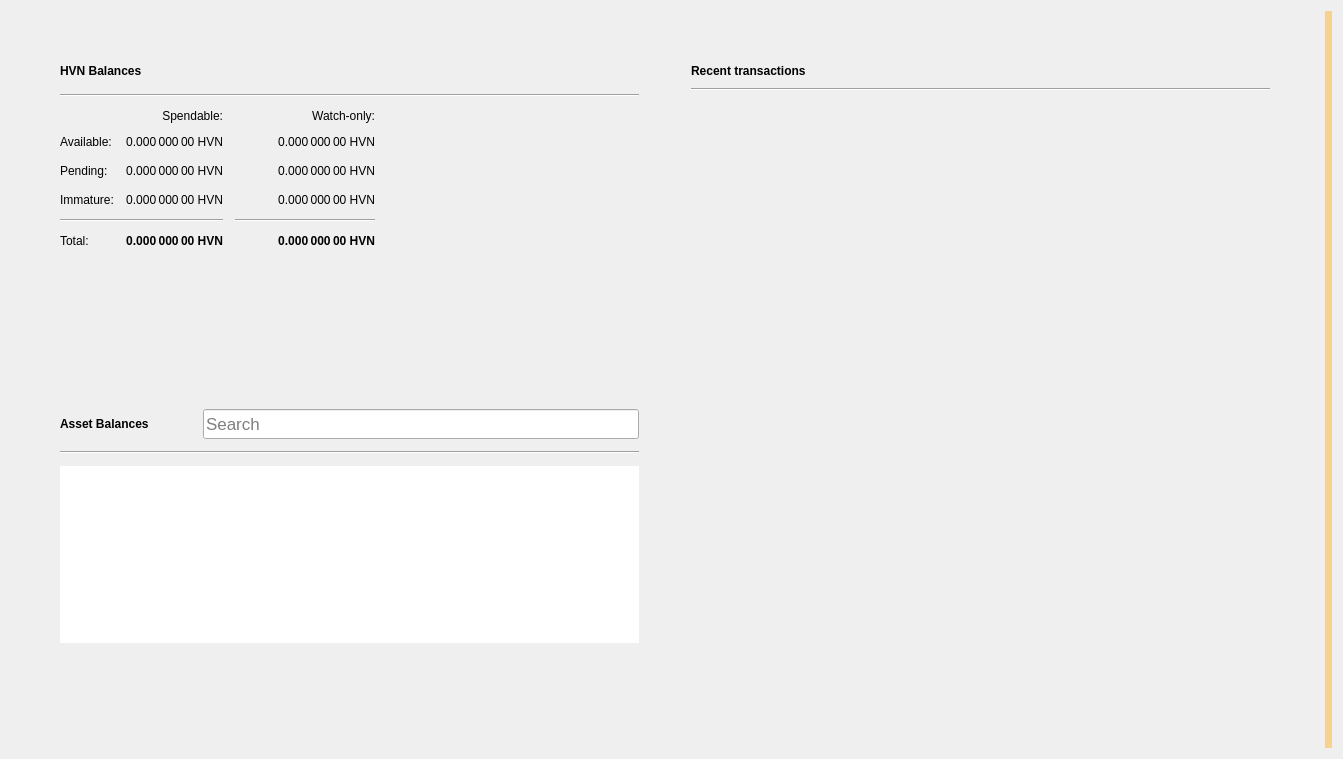
<?xml version="1.0" encoding="UTF-8"?>
<ui version="4.0">
 <class>OverviewPage</class>
 <widget class="QWidget" name="OverviewPage">
  <property name="geometry">
   <rect>
    <x>0</x>
    <y>0</y>
    <width>1343</width>
    <height>759</height>
   </rect>
  </property>
  <property name="windowTitle">
   <string>Form</string>
  </property>
  <property name="autoFillBackground">
   <bool>false</bool>
  </property>
  <layout class="QGridLayout" name="gridLayout_3">
   <item row="0" column="1">
    <layout class="QVBoxLayout" name="verticalLayout_7">
     <property name="spacing">
      <number>0</number>
     </property>
     <property name="leftMargin">
      <number>0</number>
     </property>
     <property name="topMargin">
      <number>0</number>
     </property>
     <property name="rightMargin">
      <number>0</number>
     </property>
     <property name="bottomMargin">
      <number>0</number>
     </property>
     <item>
      <layout class="QHBoxLayout" name="horizontalLayout" stretch="0,0">
       <property name="spacing">
        <number>34</number>
       </property>
       <property name="sizeConstraint">
        <enum>QLayout::SetMaximumSize</enum>
       </property>
       <property name="leftMargin">
        <number>40</number>
       </property>
       <property name="topMargin">
        <number>40</number>
       </property>
       <property name="rightMargin">
        <number>40</number>
       </property>
       <property name="bottomMargin">
        <number>40</number>
       </property>
       <item>
        <layout class="QVBoxLayout" name="verticalLayout_2">
         <property name="spacing">
          <number>34</number>
         </property>
         <property name="rightMargin">
          <number>0</number>
         </property>
         <item>
          <widget class="QFrame" name="frame">
           <property name="sizePolicy">
            <sizepolicy hsizetype="Preferred" vsizetype="Preferred">
             <horstretch>0</horstretch>
             <verstretch>0</verstretch>
            </sizepolicy>
           </property>
           <property name="frameShape">
            <enum>QFrame::NoFrame</enum>
           </property>
           <property name="frameShadow">
            <enum>QFrame::Raised</enum>
           </property>
           <property name="lineWidth">
            <number>10</number>
           </property>
           <layout class="QVBoxLayout" name="verticalLayout_4">
            <property name="spacing">
             <number>12</number>
            </property>
            <item>
             <layout class="QHBoxLayout" name="horizontalLayout_4">
              <item>
               <widget class="QLabel" name="hvnBalancesLabel">
                <property name="font">
                 <font>
                  <weight>75</weight>
                  <bold>true</bold>
                 </font>
                </property>
                <property name="text">
                 <string>HVN Balances</string>
                </property>
               </widget>
              </item>
              <item>
               <widget class="QPushButton" name="labelWalletStatus">
                <property name="enabled">
                 <bool>true</bool>
                </property>
                <property name="maximumSize">
                 <size>
                  <width>30</width>
                  <height>16777215</height>
                 </size>
                </property>
                <property name="toolTip">
                 <string>The displayed information may be out of date. Your wallet automatically synchronizes with the Hive network after a connection is established, but this process has not completed yet.</string>
                </property>
                <property name="text">
                 <string/>
                </property>
                <property name="icon">
                 <iconset>
                  <normaloff>:/icons/warning</normaloff>
                  <disabledoff>:/icons/warning</disabledoff>:/icons/warning</iconset>
                </property>
                <property name="iconSize">
                 <size>
                  <width>24</width>
                  <height>24</height>
                 </size>
                </property>
                <property name="flat">
                 <bool>true</bool>
                </property>
               </widget>
              </item>
              <item>
               <spacer name="horizontalSpacer_3">
                <property name="orientation">
                 <enum>Qt::Horizontal</enum>
                </property>
                <property name="sizeHint" stdset="0">
                 <size>
                  <width>40</width>
                  <height>20</height>
                 </size>
                </property>
               </spacer>
              </item>
             </layout>
            </item>
            <item>
             <widget class="Line" name="line_2">
              <property name="orientation">
               <enum>Qt::Horizontal</enum>
              </property>
             </widget>
            </item>
            <item>
             <layout class="QGridLayout" name="gridLayout">
              <property name="spacing">
               <number>12</number>
              </property>
              <item row="3" column="2">
               <widget class="QLabel" name="labelWatchImmature">
                <property name="font">
                 <font>
                  <weight>50</weight>
                  <bold>false</bold>
                 </font>
                </property>
                <property name="cursor">
                 <cursorShape>IBeamCursor</cursorShape>
                </property>
                <property name="toolTip">
                 <string>Mined balance in watch-only addresses that has not yet matured</string>
                </property>
                <property name="text">
                 <string notr="true">0.000 000 00 HVN</string>
                </property>
                <property name="alignment">
                 <set>Qt::AlignRight|Qt::AlignTrailing|Qt::AlignVCenter</set>
                </property>
                <property name="textInteractionFlags">
                 <set>Qt::LinksAccessibleByMouse|Qt::TextSelectableByKeyboard|Qt::TextSelectableByMouse</set>
                </property>
               </widget>
              </item>
              <item row="2" column="3">
               <spacer name="horizontalSpacer_2">
                <property name="orientation">
                 <enum>Qt::Horizontal</enum>
                </property>
                <property name="sizeHint" stdset="0">
                 <size>
                  <width>40</width>
                  <height>20</height>
                 </size>
                </property>
               </spacer>
              </item>
              <item row="1" column="0">
               <widget class="QLabel" name="labelBalanceText">
                <property name="text">
                 <string>Available:</string>
                </property>
               </widget>
              </item>
              <item row="1" column="2">
               <widget class="QLabel" name="labelWatchAvailable">
                <property name="font">
                 <font>
                  <weight>50</weight>
                  <bold>false</bold>
                 </font>
                </property>
                <property name="cursor">
                 <cursorShape>IBeamCursor</cursorShape>
                </property>
                <property name="toolTip">
                 <string>Your current balance in watch-only addresses</string>
                </property>
                <property name="text">
                 <string notr="true">0.000 000 00 HVN</string>
                </property>
                <property name="alignment">
                 <set>Qt::AlignRight|Qt::AlignTrailing|Qt::AlignVCenter</set>
                </property>
                <property name="textInteractionFlags">
                 <set>Qt::LinksAccessibleByMouse|Qt::TextSelectableByKeyboard|Qt::TextSelectableByMouse</set>
                </property>
               </widget>
              </item>
              <item row="2" column="1">
               <widget class="QLabel" name="labelUnconfirmed">
                <property name="font">
                 <font>
                  <weight>50</weight>
                  <bold>false</bold>
                 </font>
                </property>
                <property name="cursor">
                 <cursorShape>IBeamCursor</cursorShape>
                </property>
                <property name="toolTip">
                 <string>Total of transactions that have yet to be confirmed, and do not yet count toward the spendable balance</string>
                </property>
                <property name="text">
                 <string notr="true">0.000 000 00 HVN</string>
                </property>
                <property name="alignment">
                 <set>Qt::AlignRight|Qt::AlignTrailing|Qt::AlignVCenter</set>
                </property>
                <property name="textInteractionFlags">
                 <set>Qt::LinksAccessibleByMouse|Qt::TextSelectableByKeyboard|Qt::TextSelectableByMouse</set>
                </property>
               </widget>
              </item>
              <item row="4" column="2">
               <widget class="Line" name="lineWatchBalance">
                <property name="sizePolicy">
                 <sizepolicy hsizetype="Preferred" vsizetype="Fixed">
                  <horstretch>0</horstretch>
                  <verstretch>0</verstretch>
                 </sizepolicy>
                </property>
                <property name="minimumSize">
                 <size>
                  <width>140</width>
                  <height>0</height>
                 </size>
                </property>
                <property name="orientation">
                 <enum>Qt::Horizontal</enum>
                </property>
               </widget>
              </item>
              <item row="0" column="1">
               <widget class="QLabel" name="labelSpendable">
                <property name="text">
                 <string>Spendable:</string>
                </property>
                <property name="alignment">
                 <set>Qt::AlignRight|Qt::AlignTrailing|Qt::AlignVCenter</set>
                </property>
               </widget>
              </item>
              <item row="3" column="0">
               <widget class="QLabel" name="labelImmatureText">
                <property name="text">
                 <string>Immature:</string>
                </property>
               </widget>
              </item>
              <item row="5" column="2">
               <widget class="QLabel" name="labelWatchTotal">
                <property name="font">
                 <font>
                  <weight>75</weight>
                  <bold>true</bold>
                 </font>
                </property>
                <property name="cursor">
                 <cursorShape>IBeamCursor</cursorShape>
                </property>
                <property name="toolTip">
                 <string>Current total balance in watch-only addresses</string>
                </property>
                <property name="text">
                 <string notr="true">0.000 000 00 HVN</string>
                </property>
                <property name="alignment">
                 <set>Qt::AlignRight|Qt::AlignTrailing|Qt::AlignVCenter</set>
                </property>
                <property name="textInteractionFlags">
                 <set>Qt::LinksAccessibleByMouse|Qt::TextSelectableByKeyboard|Qt::TextSelectableByMouse</set>
                </property>
               </widget>
              </item>
              <item row="4" column="0" colspan="2">
               <widget class="Line" name="line">
                <property name="orientation">
                 <enum>Qt::Horizontal</enum>
                </property>
               </widget>
              </item>
              <item row="0" column="2">
               <widget class="QLabel" name="labelWatchonly">
                <property name="text">
                 <string>Watch-only:</string>
                </property>
                <property name="alignment">
                 <set>Qt::AlignRight|Qt::AlignTrailing|Qt::AlignVCenter</set>
                </property>
               </widget>
              </item>
              <item row="5" column="1">
               <widget class="QLabel" name="labelTotal">
                <property name="font">
                 <font>
                  <weight>75</weight>
                  <bold>true</bold>
                 </font>
                </property>
                <property name="cursor">
                 <cursorShape>IBeamCursor</cursorShape>
                </property>
                <property name="toolTip">
                 <string>Your current total balance</string>
                </property>
                <property name="text">
                 <string notr="true">0.000 000 00 HVN</string>
                </property>
                <property name="alignment">
                 <set>Qt::AlignRight|Qt::AlignTrailing|Qt::AlignVCenter</set>
                </property>
                <property name="textInteractionFlags">
                 <set>Qt::LinksAccessibleByMouse|Qt::TextSelectableByKeyboard|Qt::TextSelectableByMouse</set>
                </property>
               </widget>
              </item>
              <item row="1" column="1">
               <widget class="QLabel" name="labelBalance">
                <property name="font">
                 <font>
                  <weight>50</weight>
                  <bold>false</bold>
                 </font>
                </property>
                <property name="cursor">
                 <cursorShape>IBeamCursor</cursorShape>
                </property>
                <property name="toolTip">
                 <string>Your current spendable balance</string>
                </property>
                <property name="text">
                 <string notr="true">0.000 000 00 HVN</string>
                </property>
                <property name="alignment">
                 <set>Qt::AlignRight|Qt::AlignTrailing|Qt::AlignVCenter</set>
                </property>
                <property name="textInteractionFlags">
                 <set>Qt::LinksAccessibleByMouse|Qt::TextSelectableByKeyboard|Qt::TextSelectableByMouse</set>
                </property>
               </widget>
              </item>
              <item row="2" column="0">
               <widget class="QLabel" name="labelPendingText">
                <property name="text">
                 <string>Pending:</string>
                </property>
               </widget>
              </item>
              <item row="5" column="0">
               <widget class="QLabel" name="labelTotalText">
                <property name="text">
                 <string>Total:</string>
                </property>
               </widget>
              </item>
              <item row="3" column="1">
               <widget class="QLabel" name="labelImmature">
                <property name="font">
                 <font>
                  <weight>50</weight>
                  <bold>false</bold>
                 </font>
                </property>
                <property name="cursor">
                 <cursorShape>IBeamCursor</cursorShape>
                </property>
                <property name="toolTip">
                 <string>Mined balance that has not yet matured</string>
                </property>
                <property name="text">
                 <string notr="true">0.000 000 00 HVN</string>
                </property>
                <property name="alignment">
                 <set>Qt::AlignRight|Qt::AlignTrailing|Qt::AlignVCenter</set>
                </property>
                <property name="textInteractionFlags">
                 <set>Qt::LinksAccessibleByMouse|Qt::TextSelectableByKeyboard|Qt::TextSelectableByMouse</set>
                </property>
               </widget>
              </item>
              <item row="2" column="2">
               <widget class="QLabel" name="labelWatchPending">
                <property name="font">
                 <font>
                  <weight>50</weight>
                  <bold>false</bold>
                 </font>
                </property>
                <property name="cursor">
                 <cursorShape>IBeamCursor</cursorShape>
                </property>
                <property name="toolTip">
                 <string>Unconfirmed transactions to watch-only addresses</string>
                </property>
                <property name="text">
                 <string notr="true">0.000 000 00 HVN</string>
                </property>
                <property name="alignment">
                 <set>Qt::AlignRight|Qt::AlignTrailing|Qt::AlignVCenter</set>
                </property>
                <property name="textInteractionFlags">
                 <set>Qt::LinksAccessibleByMouse|Qt::TextSelectableByKeyboard|Qt::TextSelectableByMouse</set>
                </property>
               </widget>
              </item>
             </layout>
            </item>
           </layout>
          </widget>
         </item>
         <item>
          <widget class="QWidget" name="assetVerticalSpaceWidget2" native="true">
           <property name="autoFillBackground">
            <bool>false</bool>
           </property>
           <layout class="QVBoxLayout" name="verticalLayout_6">
            <item>
             <spacer name="verticalSpacer_4">
              <property name="orientation">
               <enum>Qt::Vertical</enum>
              </property>
              <property name="sizeHint" stdset="0">
               <size>
                <width>20</width>
                <height>87</height>
               </size>
              </property>
             </spacer>
            </item>
           </layout>
          </widget>
         </item>
         <item>
          <widget class="QFrame" name="assetFrame">
           <property name="autoFillBackground">
            <bool>true</bool>
           </property>
           <property name="frameShape">
            <enum>QFrame::NoFrame</enum>
           </property>
           <property name="frameShadow">
            <enum>QFrame::Plain</enum>
           </property>
           <property name="lineWidth">
            <number>0</number>
           </property>
           <layout class="QVBoxLayout" name="verticalLayout_5">
            <property name="spacing">
             <number>12</number>
            </property>
            <item>
             <layout class="QHBoxLayout" name="assetBalanceHorizontalLayout">
              <item alignment="Qt::AlignVCenter">
               <widget class="QLabel" name="assetBalanceLabel">
                <property name="font">
                 <font>
                  <weight>75</weight>
                  <bold>true</bold>
                 </font>
                </property>
                <property name="text">
                 <string>Asset Balances</string>
                </property>
               </widget>
              </item>
              <item>
               <widget class="QPushButton" name="labelAssetStatus">
                <property name="enabled">
                 <bool>true</bool>
                </property>
                <property name="maximumSize">
                 <size>
                  <width>30</width>
                  <height>16777215</height>
                 </size>
                </property>
                <property name="toolTip">
                 <string>The displayed information may be out of date. Your wallet automatically synchronizes with the Hive network after a connection is established, but this process has not completed yet.</string>
                </property>
                <property name="text">
                 <string/>
                </property>
                <property name="icon">
                 <iconset>
                  <normaloff>:/icons/warning</normaloff>
                  <disabledoff>:/icons/warning</disabledoff>:/icons/warning</iconset>
                </property>
                <property name="iconSize">
                 <size>
                  <width>24</width>
                  <height>24</height>
                 </size>
                </property>
                <property name="flat">
                 <bool>true</bool>
                </property>
               </widget>
              </item>
              <item alignment="Qt::AlignBottom">
               <widget class="QLineEdit" name="assetSearch">
                <property name="sizePolicy">
                 <sizepolicy hsizetype="Expanding" vsizetype="Preferred">
                  <horstretch>0</horstretch>
                  <verstretch>0</verstretch>
                 </sizepolicy>
                </property>
                <property name="minimumSize">
                 <size>
                  <width>0</width>
                  <height>30</height>
                 </size>
                </property>
                <property name="maximumSize">
                 <size>
                  <width>16777215</width>
                  <height>30</height>
                 </size>
                </property>
                <property name="sizeIncrement">
                 <size>
                  <width>0</width>
                  <height>0</height>
                 </size>
                </property>
                <property name="baseSize">
                 <size>
                  <width>0</width>
                  <height>0</height>
                 </size>
                </property>
                <property name="font">
                 <font>
                  <pointsize>13</pointsize>
                 </font>
                </property>
                <property name="maxLength">
                 <number>32</number>
                </property>
                <property name="frame">
                 <bool>true</bool>
                </property>
                <property name="alignment">
                 <set>Qt::AlignLeading|Qt::AlignLeft|Qt::AlignVCenter</set>
                </property>
                <property name="placeholderText">
                 <string>Search</string>
                </property>
                <property name="clearButtonEnabled">
                 <bool>true</bool>
                </property>
               </widget>
              </item>
             </layout>
            </item>
            <item>
             <widget class="Line" name="assetBalanceLine">
              <property name="orientation">
               <enum>Qt::Horizontal</enum>
              </property>
             </widget>
            </item>
            <item>
             <widget class="QListView" name="listAssets">
              <property name="frameShape">
               <enum>QFrame::NoFrame</enum>
              </property>
              <property name="lineWidth">
               <number>0</number>
              </property>
              <property name="verticalScrollMode">
               <enum>QAbstractItemView::ScrollPerItem</enum>
              </property>
             </widget>
            </item>
            <item>
             <widget class="QWidget" name="assetVerticalSpaceWidget" native="true">
              <property name="autoFillBackground">
               <bool>false</bool>
              </property>
              <layout class="QVBoxLayout" name="verticalLayout">
               <item>
                <spacer name="verticalSpacer_3">
                 <property name="orientation">
                  <enum>Qt::Vertical</enum>
                 </property>
                 <property name="sizeHint" stdset="0">
                  <size>
                   <width>20</width>
                   <height>40</height>
                  </size>
                 </property>
                </spacer>
               </item>
              </layout>
             </widget>
            </item>
           </layout>
          </widget>
         </item>
        </layout>
       </item>
       <item>
        <layout class="QVBoxLayout" name="verticalLayout_3">
         <property name="spacing">
          <number>34</number>
         </property>
         <property name="leftMargin">
          <number>0</number>
         </property>
         <item>
          <widget class="QFrame" name="frame_2">
           <property name="sizePolicy">
            <sizepolicy hsizetype="Preferred" vsizetype="Fixed">
             <horstretch>0</horstretch>
             <verstretch>0</verstretch>
            </sizepolicy>
           </property>
           <property name="frameShape">
            <enum>QFrame::NoFrame</enum>
           </property>
           <property name="frameShadow">
            <enum>QFrame::Plain</enum>
           </property>
           <property name="lineWidth">
            <number>0</number>
           </property>
           <layout class="QGridLayout" name="gridLayout_2">
            <property name="horizontalSpacing">
             <number>12</number>
            </property>
            <item row="0" column="0">
             <layout class="QHBoxLayout" name="horizontalLayout_2">
              <item>
               <widget class="QLabel" name="recentTransactionsLabel">
                <property name="font">
                 <font>
                  <weight>75</weight>
                  <bold>true</bold>
                 </font>
                </property>
                <property name="text">
                 <string>Recent transactions</string>
                </property>
               </widget>
              </item>
              <item>
               <widget class="QPushButton" name="labelTransactionsStatus">
                <property name="enabled">
                 <bool>true</bool>
                </property>
                <property name="maximumSize">
                 <size>
                  <width>30</width>
                  <height>16777215</height>
                 </size>
                </property>
                <property name="toolTip">
                 <string>The displayed information may be out of date. Your wallet automatically synchronizes with the Hive network after a connection is established, but this process has not completed yet.</string>
                </property>
                <property name="text">
                 <string/>
                </property>
                <property name="icon">
                 <iconset>
                  <normaloff>:/icons/warning</normaloff>
                  <disabledoff>:/icons/warning</disabledoff>:/icons/warning</iconset>
                </property>
                <property name="iconSize">
                 <size>
                  <width>24</width>
                  <height>24</height>
                 </size>
                </property>
                <property name="flat">
                 <bool>true</bool>
                </property>
               </widget>
              </item>
              <item>
               <spacer name="horizontalSpacer">
                <property name="orientation">
                 <enum>Qt::Horizontal</enum>
                </property>
                <property name="sizeHint" stdset="0">
                 <size>
                  <width>40</width>
                  <height>20</height>
                 </size>
                </property>
               </spacer>
              </item>
             </layout>
            </item>
            <item row="2" column="0">
             <widget class="QListView" name="listTransactions">
              <property name="styleSheet">
               <string notr="true">QListView { background: transparent; }</string>
              </property>
              <property name="frameShape">
               <enum>QFrame::NoFrame</enum>
              </property>
              <property name="verticalScrollBarPolicy">
               <enum>Qt::ScrollBarAlwaysOff</enum>
              </property>
              <property name="horizontalScrollBarPolicy">
               <enum>Qt::ScrollBarAlwaysOff</enum>
              </property>
              <property name="selectionMode">
               <enum>QAbstractItemView::NoSelection</enum>
              </property>
             </widget>
            </item>
            <item row="1" column="0">
             <widget class="Line" name="line_3">
              <property name="orientation">
               <enum>Qt::Horizontal</enum>
              </property>
             </widget>
            </item>
           </layout>
          </widget>
         </item>
         <item>
          <spacer name="verticalSpacer_2">
           <property name="orientation">
            <enum>Qt::Vertical</enum>
           </property>
           <property name="sizeHint" stdset="0">
            <size>
             <width>20</width>
             <height>40</height>
            </size>
           </property>
          </spacer>
         </item>
        </layout>
       </item>
      </layout>
     </item>
    </layout>
   </item>
   <item row="0" column="3">
    <widget class="QLabel" name="labelAlerts">
     <property name="visible">
      <bool>true</bool>
     </property>
     <property name="styleSheet">
      <string notr="true">QLabel { background-color: qlineargradient(x1: 0, y1: 0, x2: 1, y2: 0, stop:0 #F0D0A0, stop:1 #F8D488); color:#000000; }</string>
     </property>
     <property name="wordWrap">
      <bool>true</bool>
     </property>
     <property name="margin">
      <number>3</number>
     </property>
     <property name="textInteractionFlags">
      <set>Qt::TextSelectableByMouse</set>
     </property>
    </widget>
   </item>
  </layout>
 </widget>
 <resources/>
 <connections/>
</ui>
